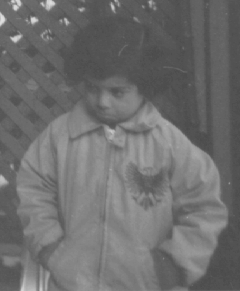
%> input picture lab02/images/pout.tif, 240 x 291 px
$ octave histogram.m   (GNU Octave 9; MATLAB toolbox functions it lacks are replaced by stand-ins)
%> lines starting %> are read from the running program, lines starting %| are printed output that depends on the picture
x = imread('pout.tif');
%> x is the input picture: size 291x240 uint8; min 74, max 224, mean 110.3
figure,
subplot(1,2,1);
imshow(x); title('Original image');
subplot(1,2,2);
imhist(x), axis tight; title('its histogram');
%> after `title('its histogram')`:
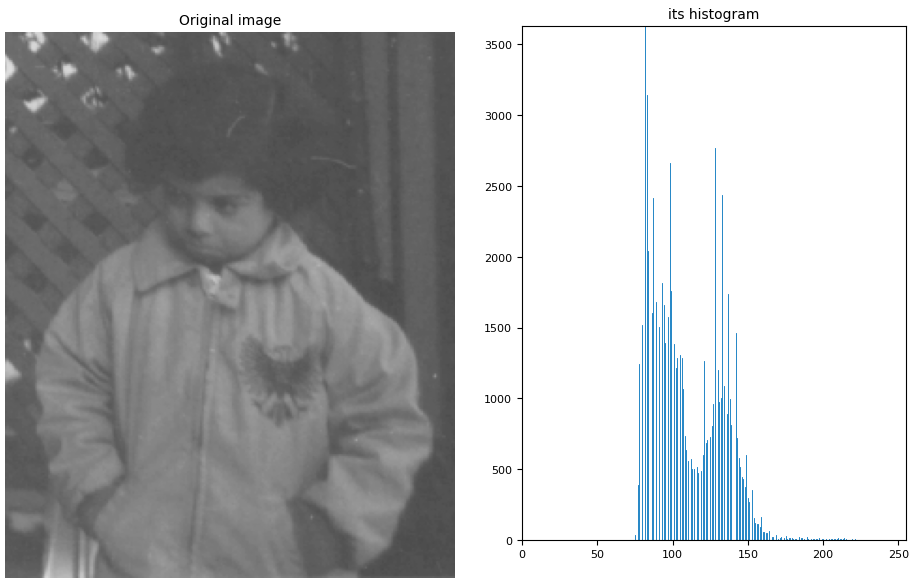
%> figure redrawn from the program's plot data, 2 panels

y = imadjust(x);
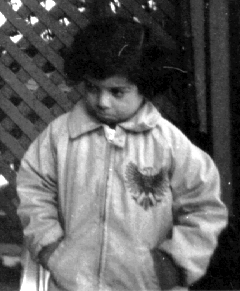
%> y: size 291x240 uint8; min 0, max 255, mean 98.7
figure,
subplot(1,2,1);
imshow(y); title('contrast improved by imajust');
subplot(1,2,2);
imhist(y), axis tight;
%> after `axis tight`:
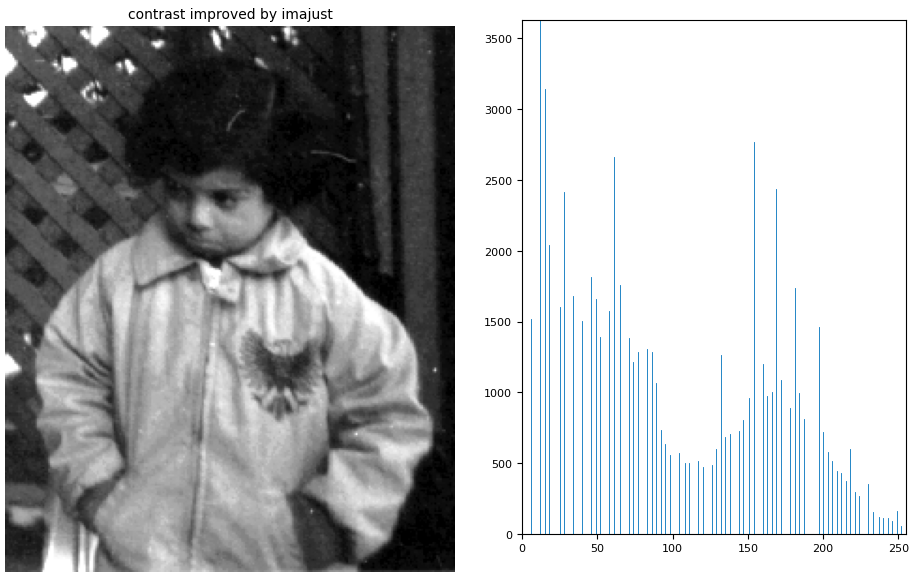
%> figure redrawn from the program's plot data, 2 panels

z = histeq(x);
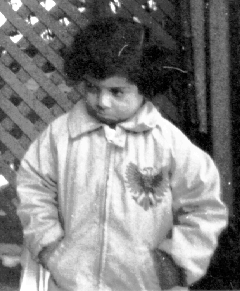
%> z: size 291x240 uint8; min 0, max 255, mean 128.4
figure,
subplot(1,2,1);
imshow(z); title('contrast improved by histeq');
subplot(1,2,2);
imhist(z), axis tight;
%> after `axis tight`:
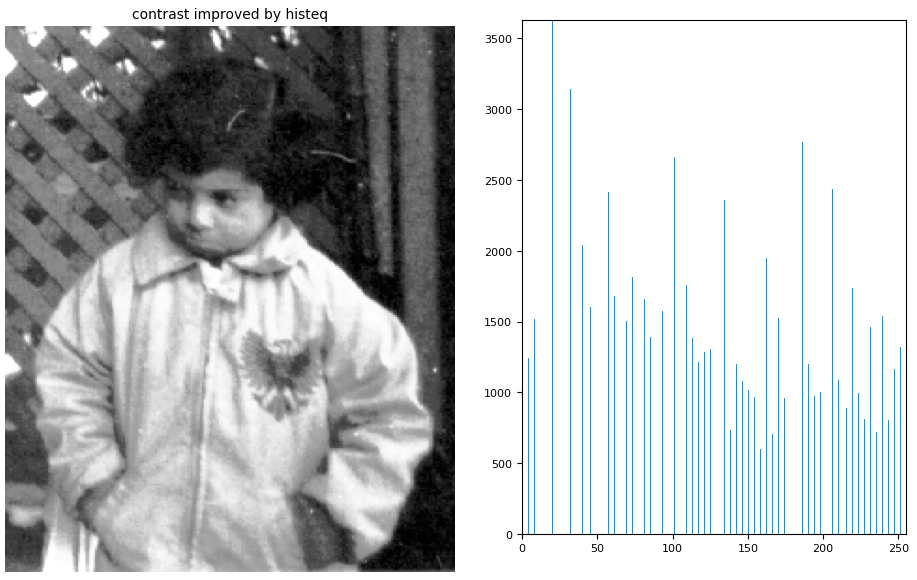
%> figure redrawn from the program's plot data, 2 panels

alpha=0.5;
M = [ -alpha   alpha-1  -alpha ;
      alpha-1  alpha+5  alpha-1 ;
      -alpha   alpha-1  -alpha]./(alpha+1);

z =imfilter(x,M) ;
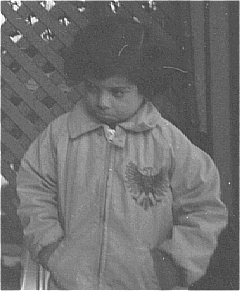
%> z: size 291x240 uint8; min 46, max 255, mean 111.7
figure,
subplot(1,2,1);
imshow(z); title('unsharp masking');
subplot(1,2,2);
imhist(z), axis tight;
%> after `axis tight`:
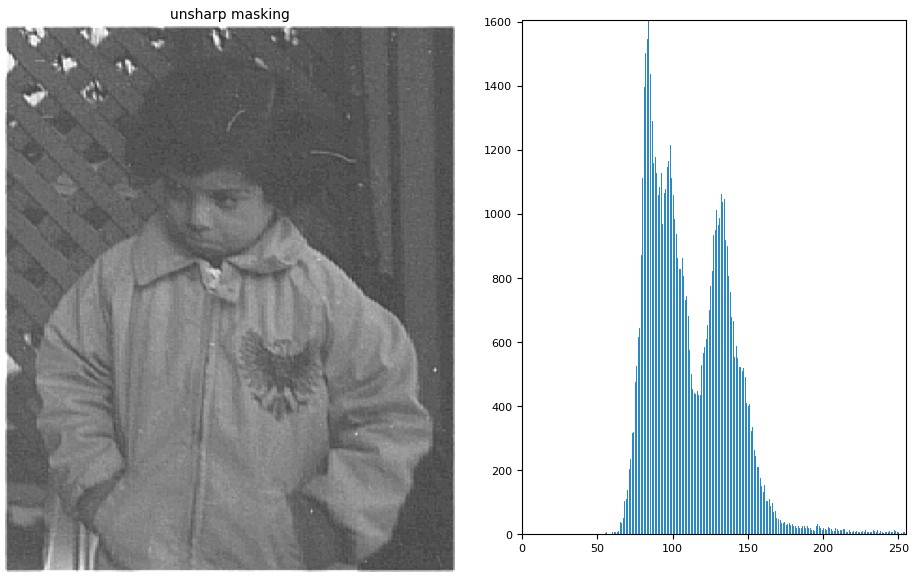
%> figure redrawn from the program's plot data, 2 panels

$ run again, with lab02/images/Hurricane_Andrew.tif copied over lab02/images/pout.tif
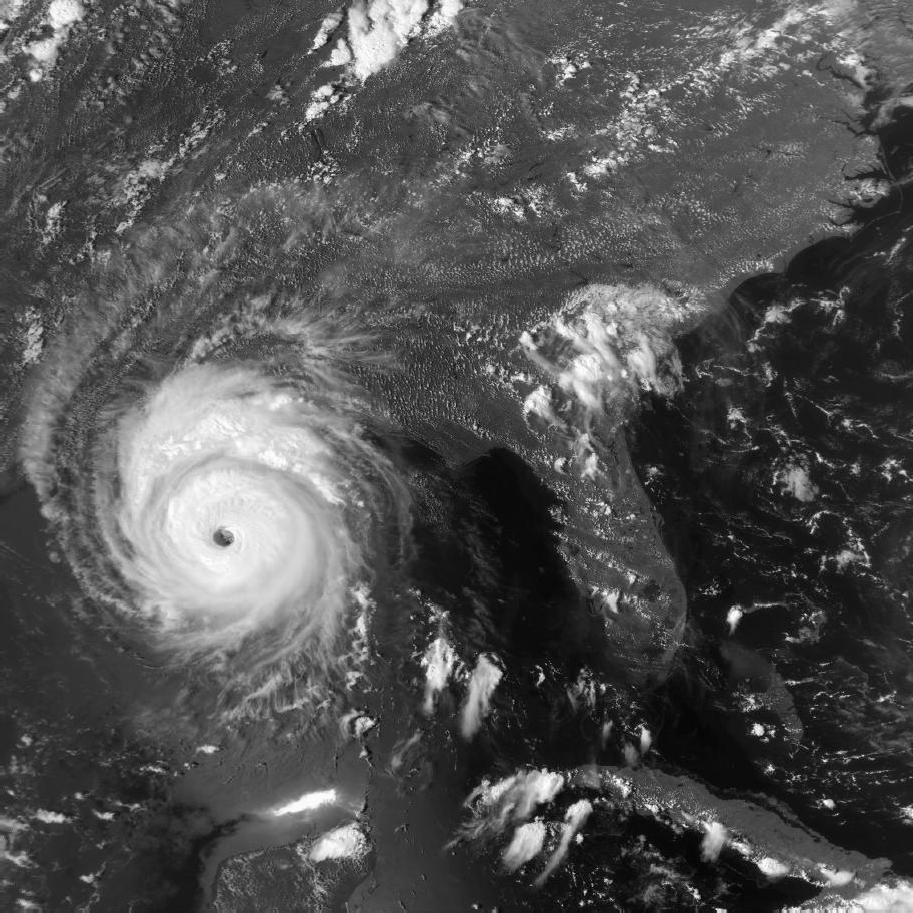
%> input picture lab02/images/Hurricane_Andrew.tif, 913 x 913 px
%> x is the input picture: size 913x913 uint8; min 0, max 254, mean 81.4
%> `axis tight`:
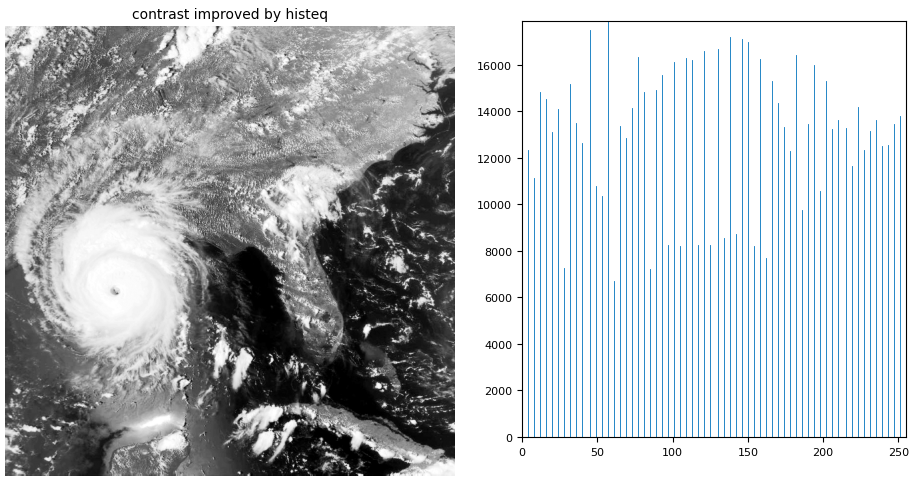
%> figure redrawn from the program's plot data, 2 panels
%> `axis tight`:
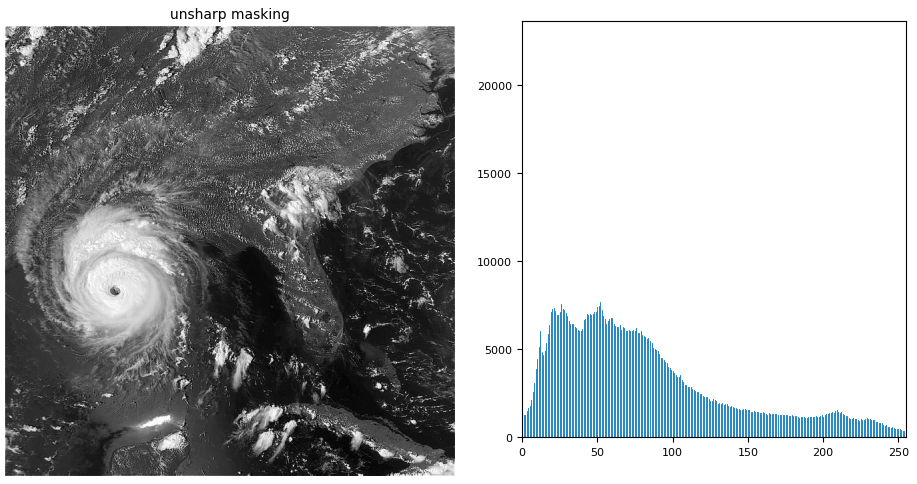
%> figure redrawn from the program's plot data, 2 panels
